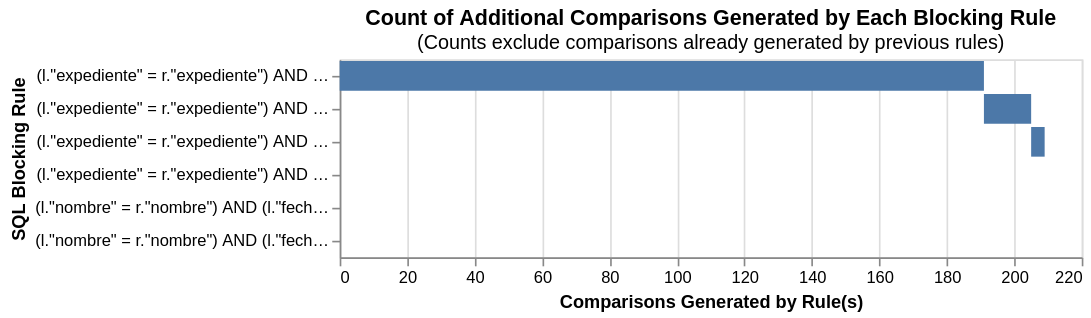

This figure's notebook cell:
### Code cell
# Con este nuevo bloque
blocking_rules_for_analysis = [
block_on("expediente", "nombre"),
block_on("expediente", "obesidad"),
block_on("expediente", "cardiopatia"),
block_on("expediente", "diabetes"),
block_on("nombre", "fechaing"),
block_on("nombre", "fechaegr")
]


cumulative_comparisons_to_be_scored_from_blocking_rules_chart(
    table_or_tables=df,
    blocking_rules=blocking_rules_for_analysis,
    db_api=db_api,
    link_type="dedupe_only",
)

### Figure 1 — Vega-Lite specification as saved in the notebook (floating-point values rounded to 4 significant figures)
{"config": {"view": {"continuousWidth": 300, "continuousHeight": 300}}, "data": {"name": "data-520602097f9e7812498affa3a028e329"}, "mark": "bar", "encoding": {"order": {"field": "cumulative_rows"}, "tooltip": [{"field": "blocking_rule", "title": "SQL Condition", "type": "nominal"}, {"field": "row_count", "format": ",", "title": "Comparisons Generated", "type": "quantitative"}, {"field": "cumulative_rows", "format": ",", "title": "Cumulative Comparisons", "type": "quantitative"}, {"field": "cartesian", "format": ",", "title": "Total comparisons in Cartesian product", "type": "quantitative"}], "x": {"field": "start", "title": "Comparisons Generated by Rule(s)", "type": "quantitative"}, "x2": {"field": "cumulative_rows"}, "y": {"field": "blocking_rule", "sort": ["-x2"], "title": "SQL Blocking Rule"}}, "height": {"step": 20}, "title": {"text": "Count of Additional Comparisons Generated by Each Blocking Rule", "subtitle": "(Counts exclude comparisons already generated by previous rules)"}, "width": 450, "$schema": "https://vega.github.io/schema/vega-lite/v5.9.3.json", "datasets": {"data-520602097f9e7812498affa3a028e329": [{"blocking_rule": "(l.\"expediente\" = r.\"expediente\") AND (l.\"nombre\" = r.\"nombre\")", "row_count": 191, "cumulative_rows": 191, "cartesian": 9148503, "match_key": "0", "start": 0}, {"blocking_rule": "(l.\"expediente\" = r.\"expediente\") AND (l.\"obesidad\" = r.\"obesidad\")", "row_count": 14, "cumulative_rows": 205, "cartesian": 9148503, "match_key": "1", "start": 191}, {"blocking_rule": "(l.\"expediente\" = r.\"expediente\") AND (l.\"cardiopatia\" = r.\"cardiopatia\")", "row_count": 4, "cumulative_rows": 209, "cartesian": 9148503, "match_key": "2", "start": 205}, {"blocking_rule": "(l.\"expediente\" = r.\"expediente\") AND (l.\"diabetes\" = r.\"diabetes\")", "row_count": 0, "cumulative_rows": 209, "cartesian": 9148503, "match_key": "3", "start": 209}, {"blocking_rule": "(l.\"nombre\" = r.\"nombre\") AND (l.\"fechaing\" = r.\"fechaing\")", "row_count": 0, "cumulative_rows": 209, "cartesian": 9148503, "match_key": "4", "start": 209}, {"blocking_rule": "(l.\"nombre\" = r.\"nombre\") AND (l.\"fechaegr\" = r.\"fechaegr\")", "row_count": 0, "cumulative_rows": 209, "cartesian": 9148503, "match_key": "5", "start": 209}]}}
